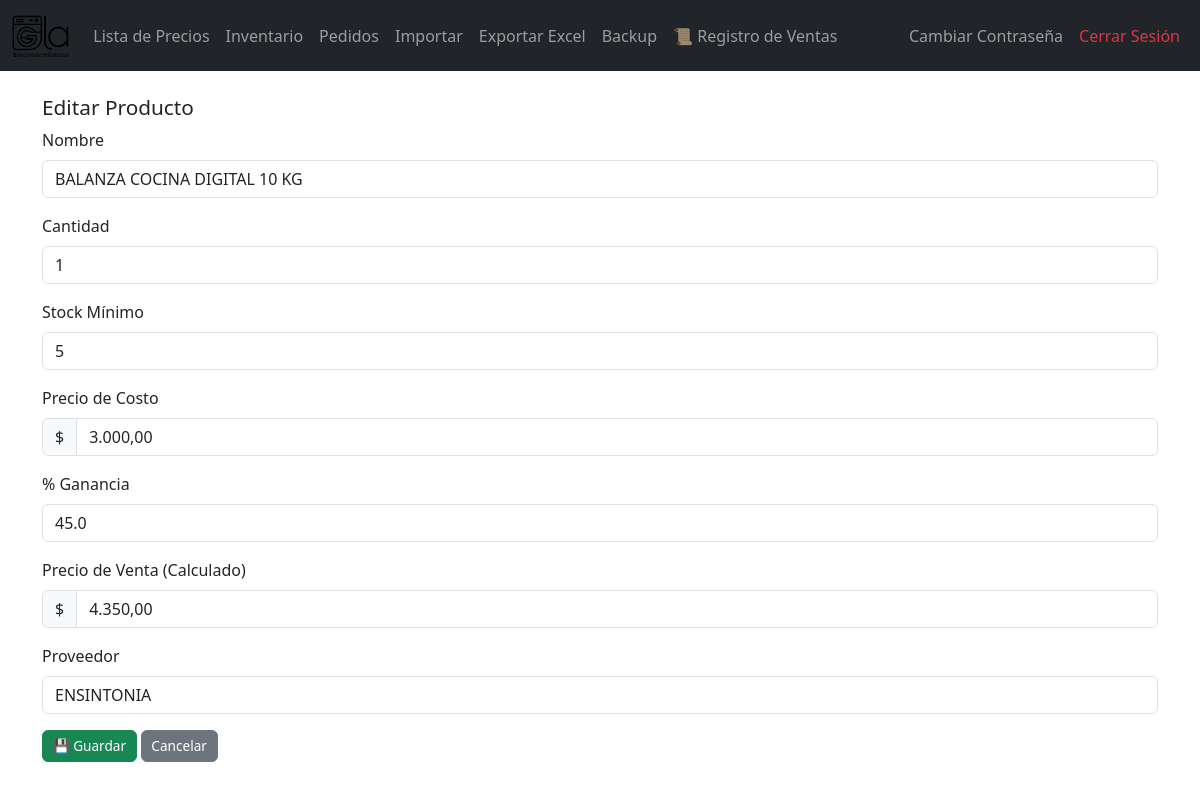
Before: /editar/21 (signed in) with the older database file.
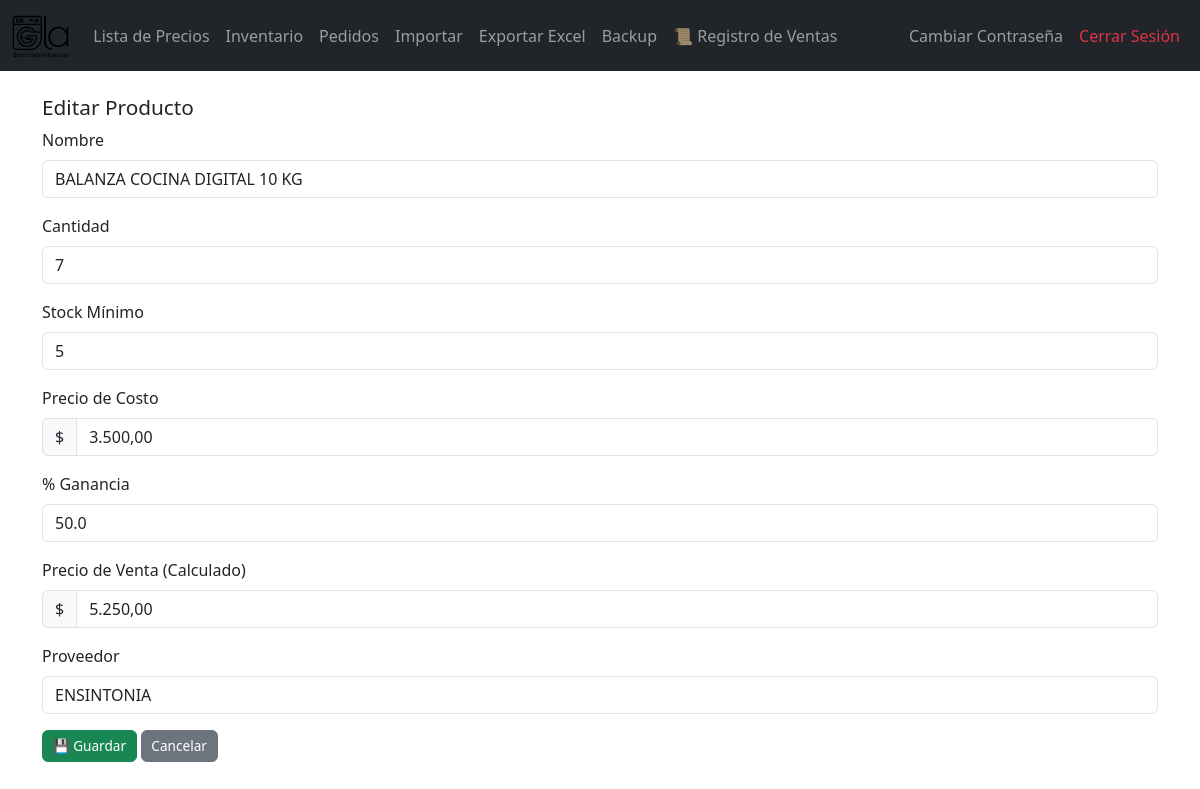
After: the same page with the newer database file.
### tables this page shows
CREATE TABLE productos (
        id INTEGER PRIMARY KEY AUTOINCREMENT,
        nombre TEXT NOT NULL,
        cantidad INTEGER NOT NULL,
        stock_minimo INTEGER NOT NULL,
        precio_costo REAL NOT NULL,
        proveedor TEXT NOT NULL,
        ganancia REAL DEFAULT 0
    );

### app_negocio.py (the view, shortened to what this page needs)
@app.route("/editar/<int:id>", methods=["GET","POST"])
def editar(id):
    if "usuario" not in session:
        return redirect(url_for("login"))
    producto = obtener_producto(id)
    if not producto:
        return "No encontrado", 404
    return render_template("editar.html", p=producto)

### app_negocio.py (called while the page is built)
@app.template_filter('precio')
def format_precio(value):
    try:
        return f"{float(value):,.2f}".replace(',', 'X').replace('.', ',').replace('X', '.')
    except:
        return value

def get_connection():
    conn = sqlite3.connect(DB_NAME)
    conn.row_factory = sqlite3.Row
    return conn

def obtener_producto(id):
    conn = get_connection()
    p = conn.execute("SELECT * FROM productos WHERE id=?", (id,)).fetchone()
    conn.close()
    return p

### templates/editar.html (shortened to what this page needs)
{% extends "layout.html" %}
{% block content %}
<h2>Editar Producto</h2>
<form method="post">
    <div class="mb-3">
        <label for="nombre" class="form-label">Nombre</label>
        <input type="text" class="form-control" name="nombre" id="nombre" value="{{ p['nombre'] }}" required>
    </div>
    <div class="mb-3">
        <label for="cantidad" class="form-label">Cantidad</label>
        <input type="number" class="form-control" name="cantidad" id="cantidad" value="{{ p['cantidad'] }}" required>
    </div>
    <div class="mb-3">
        <label for="stock_minimo" class="form-label">Stock Mínimo</label>
        <input type="number" class="form-control" name="stock_minimo" id="stock_minimo" value="{{ p['stock_minimo'] }}" required>
    </div>
    <div class="mb-3">
        <label for="precio_costo" class="form-label">Precio de Costo</label>
        <div class="input-group">
            <span class="input-group-text">$</span>
            <input type="text" class="form-control" name="precio_costo" id="precio_costo" value="{{ p['precio_costo']|precio }}" required>
        </div>
    </div>
    <div class="mb-3">
        <label for="ganancia" class="form-label">% Ganancia</label>
        <input type="text" class="form-control" name="ganancia" id="ganancia" value="{{ p['ganancia'] }}">
    </div>
    <div class="mb-3">
        <label for="precio_venta" class="form-label">Precio de Venta (Calculado)</label>
        <div class="input-group">
            <span class="input-group-text">$</span>
            <input type="text" class="form-control" id="precio_venta" readonly>
        </div>
    </div>
    <div class="mb-3">
        <label for="proveedor" class="form-label">Proveedor</label>
        <input type="text" class="form-control" name="proveedor" id="proveedor" value="{{ p['proveedor'] }}">
    </div>
    <button type="submit" class="btn btn-success">💾 Guardar</button>
    <a href="{{ url_for('inventario') }}" class="btn btn-secondary">Cancelar</a>
</form>
{% endblock %}

Changed rows visible on the page:
changed productos "BALANZA COCINA DIGITAL 10 KG": cantidad "1" → "7"; precio_costo "3.000,00" → "3.500,00"; ganancia "45.0" → "50.0"
Other visible differences:
form field value: "4.350,00" → "5.250,00"
